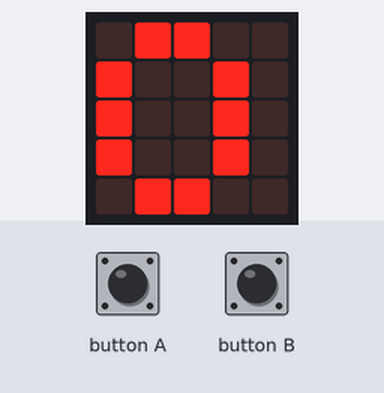
Bench run of a program on a simulated BBC micro:bit running MicroPython. Parts: the board's 5×5 LED display. The test bench sets the inputs (shaded band). Files the program writes start out absent; files that are not in the repository are absent.

Above: at 1.2 s.
1.3 s: button B pressed for 0.15 s
At 2.7 s:
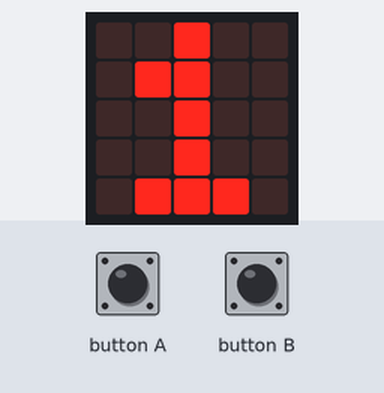
3.9 s: button B pressed for 1 s
At 7.0 s:
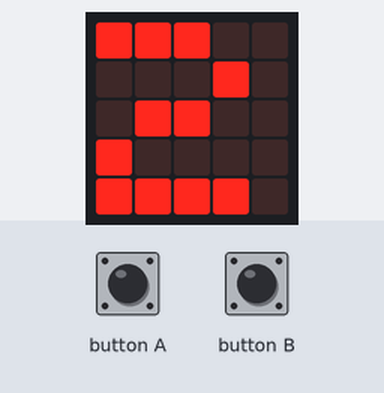
Timing chart, 0 to 8.5 s (numbered marks = the images above; inputs shaded):
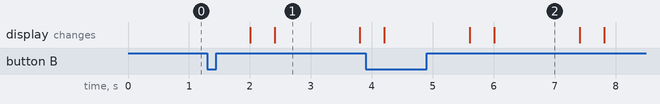

The program:

pfs-counter.py
```python
import microbit

def getVarFromFile(varName, fileName="vars.txt"):
    with open(fileName, 'r') as f:
        data = f.read()
        da = data.split('=')
        for el in da:
            if el == varName:
                return int(da[da.index(el)+1])
        print (data) #--> parse and return variable
    return 0

def saveVarToFile(varName, value, fileName="vars.txt"):
    with open(fileName, 'w') as f:
        f.write(varName + '=' + str(value))

############
try:
    counter = getVarFromFile('counter')
except:
    counter = 0

while True:
    if microbit.button_a.was_pressed():
        counter = counter + 1
        saveVarToFile('counter', counter)

    if microbit.button_b.was_pressed():
        counter = counter - 1
        saveVarToFile('counter', counter)

    microbit.display.show(str(counter))
    microbit.sleep(1000)
```

Measured:
- after the input at 1.3 s, the display: first changes after 0.70 s (image 1 shows a later state)
- after the input at 3.9 s, the display: first differs from a run without the input after 2.1 s (image 2)
- what the display in image 1 shows lasts 1.4 s, from 2.4 s to 3.8 s
